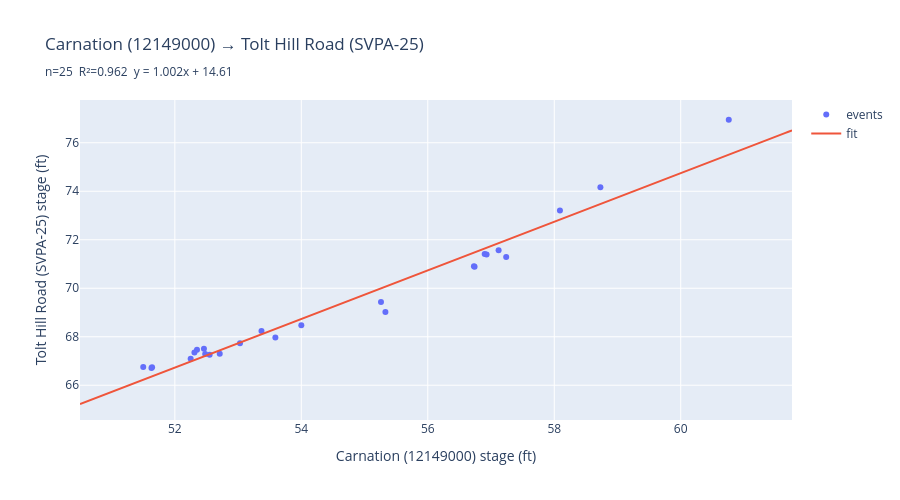

This figure's notebook cell:
### Code cell
def build_model(pairs: pd.DataFrame):
    X = pairs["predictor_stage"].to_numpy().reshape(-1, 1)
    y = pairs["target_stage"].to_numpy()
    regr = linear_model.LinearRegression().fit(X, y)
    return regr, regr.score(X, y)


def plot_model(regr, pairs, predictor_id, target_id, score):
    Xv = pairs["predictor_stage"].to_numpy()
    yv = pairs["target_stage"].to_numpy()
    xfit = np.linspace(Xv.min() - 1, Xv.max() + 1, 200)
    yfit = regr.predict(xfit[:, None])

    pred_label = f"{loc_name.get(predictor_id, predictor_id)} ({predictor_id})"
    targ_label = f"{loc_name.get(target_id, target_id)} ({target_id})"
    title = (f"{pred_label} → {targ_label}<br>"
             f"<sub>n={len(pairs)}  R²={score:.3f}  "
             f"y = {regr.coef_[0]:.3f}x + {regr.intercept_:.2f}</sub>")

    fig = go.Figure()
    fig.add_scatter(
        x=Xv, y=yv, mode="markers", name="events",
        text=pairs["event_date"],
        hovertemplate=(f"{pred_label}: %{{x:.2f}} ft<br>"
                       f"{targ_label}: %{{y:.2f}} ft<br>%{{text}}<extra></extra>"),
    )
    fig.add_scatter(x=xfit, y=yfit, mode="lines", name="fit", hoverinfo="skip")
    fig.update_layout(title=title, xaxis_title=f"{pred_label} stage (ft)",
                      yaxis_title=f"{targ_label} stage (ft)", height=500)
    fig.show()

regr, score = build_model(pairs)
plot_model(regr, pairs, pid, "SVPA-25", score)

### Figure 1 — Plotly figure (JSON) as saved in the notebook; plotly's stock layout.template omitted (floating-point values rounded to 4 significant figures; data arrays with more than 128 entries replaced by an {"elided": "..."} marker saying what was removed)
{"data": [{"hovertemplate": "Carnation (12149000): %{x:.2f} ft<br>Tolt Hill Road (SVPA-25): %{y:.2f} ft<br>%{text}<extra></extra>", "mode": "markers", "name": "events", "text": ["2021-01-03", "2021-01-14", "2021-02-23", "2021-10-29", "2021-11-13", "2021-11-15", "2021-11-28", "2022-01-08", "2022-01-13", "2022-01-21", "2022-03-02", "2022-06-10", "2022-10-31", "2022-11-05", "2023-12-06", "2023-12-11", "2024-01-29", "2025-02-24", "2025-03-25", "2025-11-02", "2025-11-15", "2025-12-10", "2025-12-11", "2025-12-16", "2026-03-19"], "type": "scatter", "x": [52.55, 55.33, 53.03, 55.26, 57.12, 56.74, 52.35, 54.0, 56.93, 53.37, 58.73, 51.64, 51.5, 56.9, 57.24, 52.25, 51.63, 52.46, 53.59, 52.31, 52.48, 58.09, 60.76, 52.71, 56.73], "y": [67.26, 69.02, 67.73, 69.43, 71.57, 70.89, 67.46, 68.47, 71.39, 68.24, 74.17, 66.74, 66.75, 71.41, 71.29, 67.09, 66.71, 67.5, 67.97, 67.35, 67.29, 73.21, 76.95, 67.3, 70.91]}, {"hoverinfo": "skip", "mode": "lines", "name": "fit", "type": "scatter", "x": {"elided": "200 float values"}, "y": {"elided": "200 float values"}}], "layout": {"height": 500, "title": {"text": "Carnation (12149000) → Tolt Hill Road (SVPA-25)<br><sub>n=25  R²=0.962  y = 1.002x + 14.61</sub>"}, "xaxis": {"title": {"text": "Carnation (12149000) stage (ft)"}}, "yaxis": {"title": {"text": "Tolt Hill Road (SVPA-25) stage (ft)"}}}}
